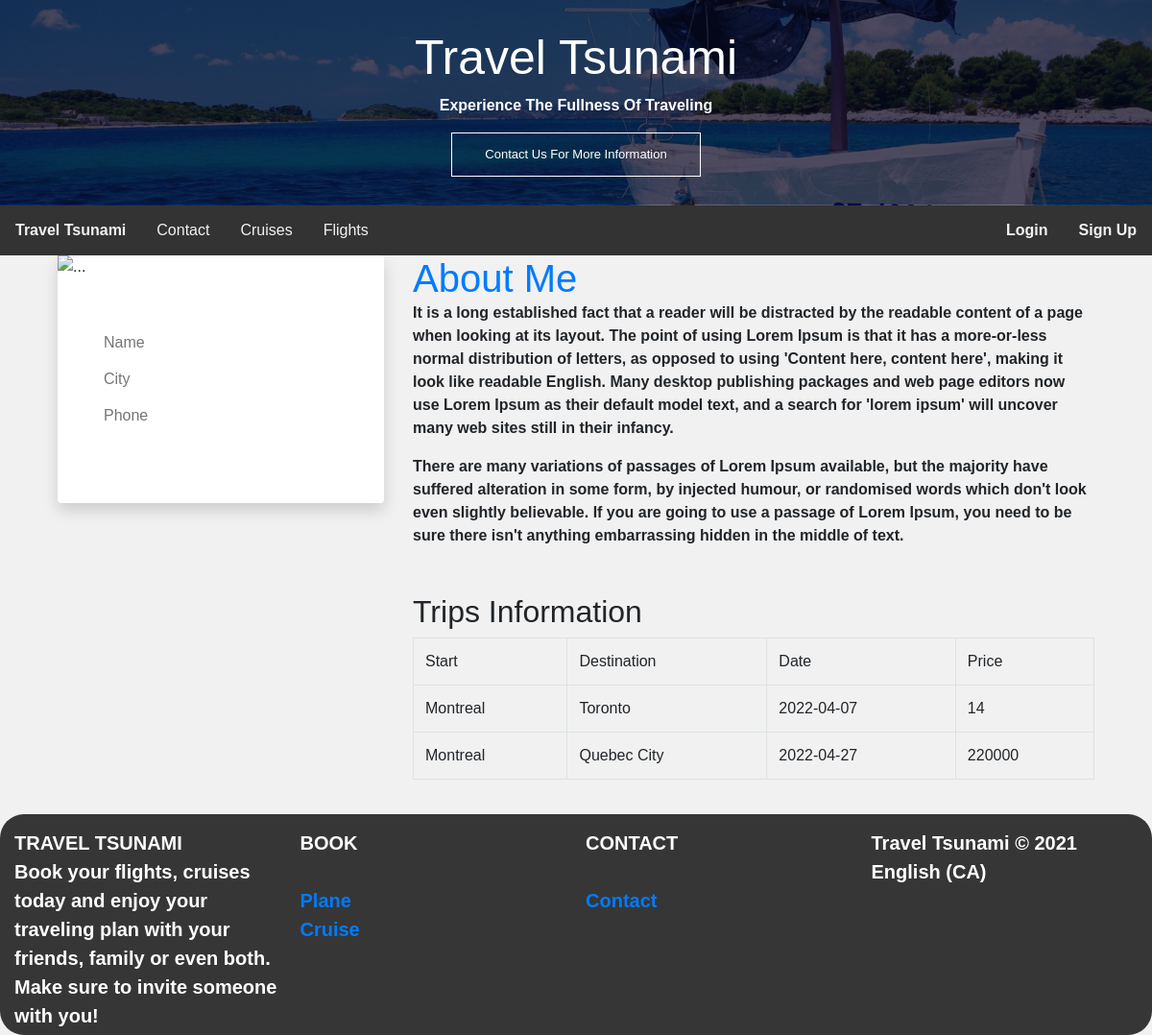
/user/2, run on the app's committed database.
### tables this page shows
CREATE TABLE `trip` (
  `trip_id` int(11) NOT NULL,
  `user_id` int(11) NOT NULL,
  `name` varchar(255) NOT NULL,
  `max` int(11) NOT NULL,
  `date` date NOT NULL,
  `price` int(11) NOT NULL,
  `description` varchar(255) NOT NULL,
  `start` varchar(255) NOT NULL,
  `destination` varchar(255) NOT NULL
);

### app/controllers/User.php (called while the page is built, shortened)
<?php
class User extends Controller {
    public function __construct()
    {
        $this->userModel = $this->model('userModel');
        $this->tripModel = $this->model('tripModel');
    }
    public function index($id) {
        $trips = $this->tripModel->getTrips($id);
        $iduser = $_SESSION['user_id'];
        $users = $this->userModel->getUserById($iduser);
        $about = $this->userModel->getAboutByUser($_SESSION['user_id']);
        $data = [
            "user" => $id,
            "trips" => $trips,
            "users" => $users,
            "user_id" => $about
        ];
        $this->view('User/index',$data);
    }
}

### app/core/app.php (called while the page is built, shortened)
<?php
    class App{
        protected $currentMethod = 'index';
        public function __construct()
        {
            $url = $this->parseURL();
            if(file_exists('../app/controllers/'.$url[0].'.php')){
                unset($url[0]);
            }
            $this->currentController = new $this->currentController;
            $this->params = $url ? array_values($url) : [];
            call_user_func_array([$this->currentController, $this->currentMethod], $this->params);
        }
        public function parseURL(){
            if(isset($_GET['url'])){
                $url = rtrim($_GET['url'], '/');
                $url = filter_var($url, FILTER_SANITIZE_URL);
                $url = explode('/',$url);
                return $url;
            }
        }
    }

### public/index.php (called while the page is built, shortened)
<?php
    $init = new App;
?>

### app/core/Model.php (called while the page is built, shortened)
<?php
class Model
{
    private $host = DB_HOST;
    private $user = DB_USER;
    private $pass = DB_PASS;
    private $dbname = DB_NAME;
    private $dbh;
    private $stmt;
    public function __construct()
    {
        $dsn = 'mysql:host=' . $this->host . ';dbname=' . $this->dbname;
        $options = array(
            PDO::ATTR_PERSISTENT => true,
            PDO::ATTR_ERRMODE => PDO::ERRMODE_EXCEPTION
        );
        try {
            $this->dbh = new PDO($dsn, $this->user, $this->pass, $options);
        } catch (PDOException $e) {
            $this->error = $e->getMessage();
            echo $this->error;
        }
    }
    public function query($sql)
    {
        $this->stmt = $this->dbh->prepare($sql);
    }
    public function bind($param, $value, $type = null)
    {
        if (is_null($type)) {
            switch (true) {
                case is_null($value):
                    $type = PDO::PARAM_NULL;
                    break;
            }
        }
        $this->stmt->bindValue($param, $value, $type);
    }
    public function execute()
    {
        return $this->stmt->execute();
    }
    public function getResultSet(){
        $this->execute();
        return $this->stmt->fetchAll(PDO::FETCH_OBJ);
    }
}

### app/models/tripModel.php (called while the page is built, shortened)
<?php
    class tripModel{
        public function __construct(){
            $this->db = new Model;
        }
        public function getTrips($id) {
            $this->db->query("SELECT * FROM trip WHERE user_id = '$id'");
            return $this->db->getResultSet();
        }
    }
?>

### app/views/User/index.php (the view)
<?php include APPROOT.'/views/includes/header.php'; ?>
<?php
    if ($data["user"] == $_SESSION['user_id']) {?>
<div class="container">
    <div class="row justify-content-right">
        <div class="col-md-7 col-lg-4 mb-5 mb-lg-0 wow fadeIn">
            <div class="card border-0 shadow">
                <img src="https://raw.githubusercontent.com/twbs/icons/main/icons/person-fill.svg" alt="...">
                <div class="card-body p-1-9 p-xl-5">
                    <div class="mb-4">
                        <h3 class="h4 mb-0">
                            <input name="first_name" type="text"  readonly class="form-control-plaintext" id="first_name" placeholder="Name" require value="<?php echo $data['users']->first_name ?>">
                            </h3>
                        <h3 class="h4 mb-0">
                            <input name="last_name" type="text"  readonly class="form-control-plaintext" id="last_name" placeholder="City" require value="<?php echo $data['users']->last_name ?>">
                        </h3>
                            <h3 class="h4 mb-0">
                            <input name="email" type="text"  readonly class="form-control-plaintext" id="email" placeholder="Phone" require value="<?php echo $data['users']->email ?>">
                        </h3>
                    </div>
                    <ul class="list-unstyled mb-4">
                            <p class="text-left"><a href="/eCommerce-Project/User/password/"class="btn btn-primary">Password Change</a></p>
                            <p class="text-left"><a href="/eCommerce-Project/User/email/"class="btn btn-primary">Email Change</a></p>
                            <p class="text-left"><?php echo '<a href=/eCommerce-Project/User/updateInfo/'.$_SESSION['user_id'].' class="btn btn-primary">Modify Information</a>'?></p>
                            <?php
                                if ($data["user_id"] == null) {?>
                                    <p class="text-left"><?php echo '<a href=/eCommerce-Project/User/about/'.$_SESSION['user_id'].' class="btn btn-primary">Add About</a>'?></p>
                            <?php } else { ?>
                                <p class="text-left"><?php echo '<a href=/eCommerce-Project/User/editabout/'.$_SESSION['user_id'].' class="btn btn-primary">Edit About</a>'?></p>
                                    <?php } ?>
                                    <p class="text-left"><?php echo '<a href=/eCommerce-Project/User/deleteUser/'.$_SESSION['user_id'].' class="btn btn-primary">Delete Account</a>'?><p>
                    </ul>
                </div>
            </div>
        </div>
        <div class="col-lg-8">
            <div class="ps-lg-1-6 ps-xl-5">
                <div class="mb-5 wow fadeIn">
                    <div class="text-start mb-1-6 wow fadeIn">
                        <h2 class="h1 mb-0 text-primary">About Me</h2>
                    </div>
                    <?php
                        if ($data["user_id"] == null) {?>
                            <p>It is a long established fact that a reader will be distracted by the readable content of a page when looking at its layout. The point of using Lorem Ipsum is that it has a more-or-less normal distribution of letters, as opposed to using 'Content here, content here', making it look like readable English. Many desktop publishing packages and web page editors now use Lorem Ipsum as their default model text, and a search for 'lorem ipsum' will uncover many web sites still in their infancy.</p>
                            <p class="mb-0">There are many variations of passages of Lorem Ipsum available, but the majority have suffered alteration in some form, by injected humour, or randomised words which don't look even slightly believable. If you are going to use a passage of Lorem Ipsum, you need to be sure there isn't anything embarrassing hidden in the middle of text.</p>
                    <?php } else { ?>
                        <?php echo '<p class="mb-0">' . $data['user_id']->text_about . "</p>"; ?>
                        <?php } ?>
                </div>
                <h2>Trips Information</h2>
                <table  class="table table-bordered">
                     <tr>
                        <td>Start</td>
                        <td>Destination</td>
                        <td>Date</td>
                        <td>Price</td>
                        <td colspan="3" class="text-center"> Modifications</td>
                    </tr>
                <?php
                    foreach($data["trips"] as $trip){
                    echo"<tr>";
                    echo"<td>$trip->start</td>";
                    echo"<td>$trip->destination</td>";
                    echo"<td>$trip->date</td>";
                    echo"<td>$trip->price</td>";
                    echo"<td>
                    <a href='/eCommerce-Project/Trip/edit/$trip->trip_id'> Update</a>
                    </td>";
                    echo"<td>
                    <a href='/eCommerce-Project/Trip/delete/$trip->trip_id'> Delete</a>
                    </td>";
                    echo"</tr>";
                }
                ?>
                </table>
            </div>
        </div>
    </div>
</div>
<?php } else { ?>
    <div class="container">
    <div class="row justify-content-right">
        <div class="col-md-7 col-lg-4 mb-5 mb-lg-0 wow fadeIn">
            <div class="card border-0 shadow">
                <img src="https://raw.githubusercontent.com/twbs/icons/main/icons/person-fill.svg" alt="...">
                <div class="card-body p-1-9 p-xl-5">
                    <div class="mb-4">
                        <h3 class="h4 mb-0">
                            <input name="first_name" type="text"  readonly class="form-control-plaintext" id="first_name" placeholder="Name" require value="<?php echo $data['users']->first_name ?>">
                            </h3>
                        <h3 class="h4 mb-0">
                            <input name="last_name" type="text"  readonly class="form-control-plaintext" id="last_name" placeholder="City" require value="<?php echo $data['users']->last_name ?>">
                        </h3>
                            <h3 class="h4 mb-0">
                            <input name="email" type="text"  readonly class="form-control-plaintext" id="email" placeholder="Phone" require value="<?php echo $data['users']->email ?>">
                        </h3>
                    </div>
                </div>
            </div>
        </div>
        <div class="col-lg-8">
            <div class="ps-lg-1-6 ps-xl-5">
                <div class="mb-5 wow fadeIn">
                    <div class="text-start mb-1-6 wow fadeIn">
                        <h2 class="h1 mb-0 text-primary">About Me</h2>
                    </div>
                    <p>It is a long established fact that a reader will be distracted by the readable content of a page when looking at its layout. The point of using Lorem Ipsum is that it has a more-or-less normal distribution of letters, as opposed to using 'Content here, content here', making it look like readable English. Many desktop publishing packages and web page editors now use Lorem Ipsum as their default model text, and a search for 'lorem ipsum' will uncover many web sites still in their infancy.</p>
                    <p class="mb-0">There are many variations of passages of Lorem Ipsum available, but the majority have suffered alteration in some form, by injected humour, or randomised words which don't look even slightly believable. If you are going to use a passage of Lorem Ipsum, you need to be sure there isn't anything embarrassing hidden in the middle of text.</p>
                </div>
                <h2>Trips Information</h2>
                <table  class="table table-bordered">
                     <tr>
                        <td>Start</td>
                        <td>Destination</td>
                        <td>Date</td>
                        <td>Price</td>
                    </tr>
                <?php
                    foreach($data["trips"] as $trip){
                    echo"<tr>";
                    echo"<td>$trip->start</td>";
                    echo"<td>$trip->destination</td>";
                    echo"<td>$trip->date</td>";
                    echo"<td>$trip->price</td>";
                }
                ?>
                </table>
            </div>
        </div>
    </div>
</div>
<?php } ?>
<?php include APPROOT.'/views/includes/footer.php'; ?>

### public/css/Header.css (style rules this page uses)
.row:after { content: ""; display: table; clear: both; }

### public/css/style.css (style rules this page uses)
* { box-sizing: border-box; }
body { font-family: Arial; background: #f1f1f1; }
p { font-weight: bold; }
.row { margin-left: 0px; margin-right: 0px; }
.row:after { content: ""; display: table; clear: both; }

### data on the page
trip: start "Montreal", destination "Toronto", date "2022-04-07", price "14"
trip: start "Montreal", destination "Quebec City", date "2022-04-27", price "220000"
